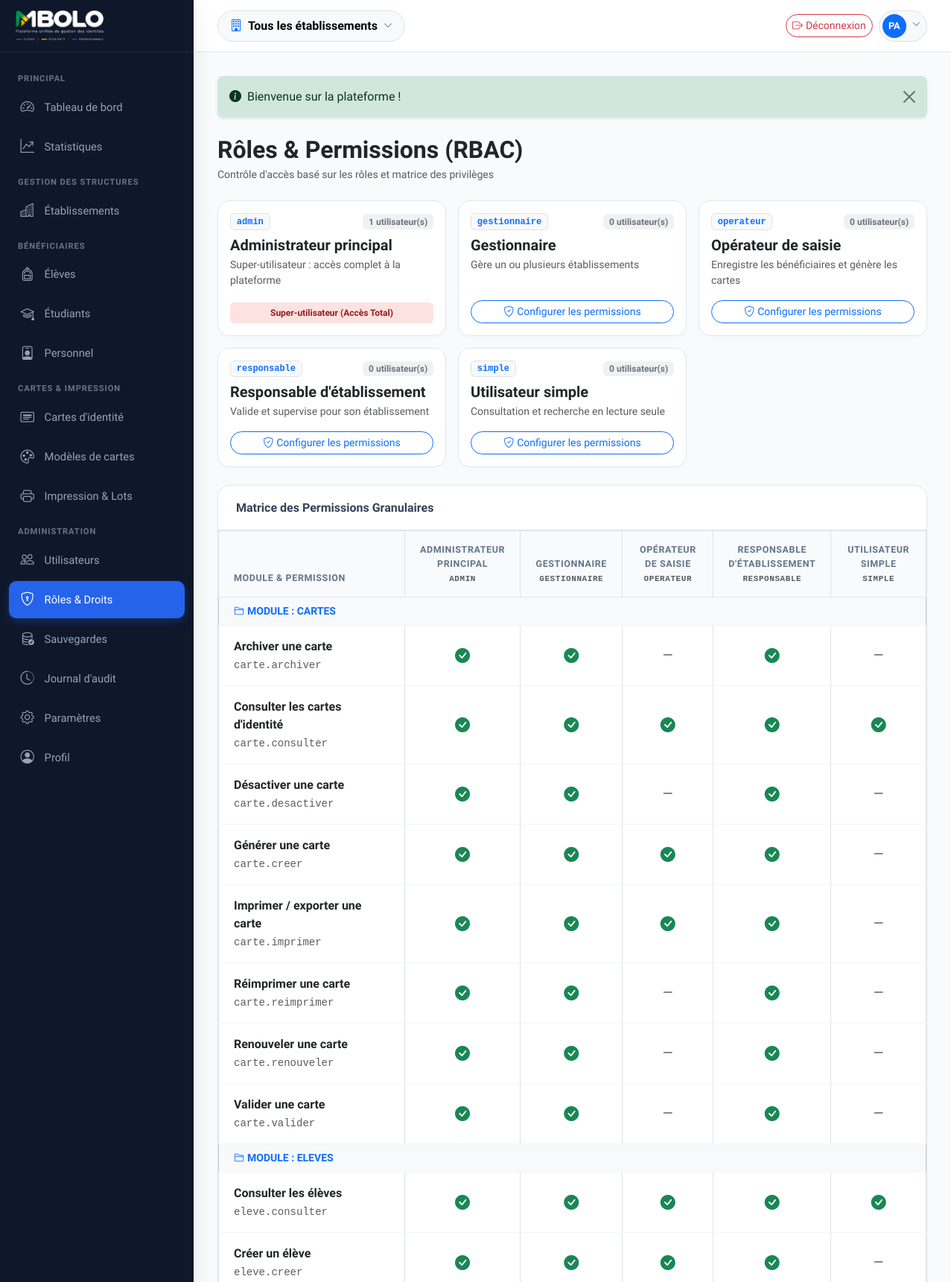
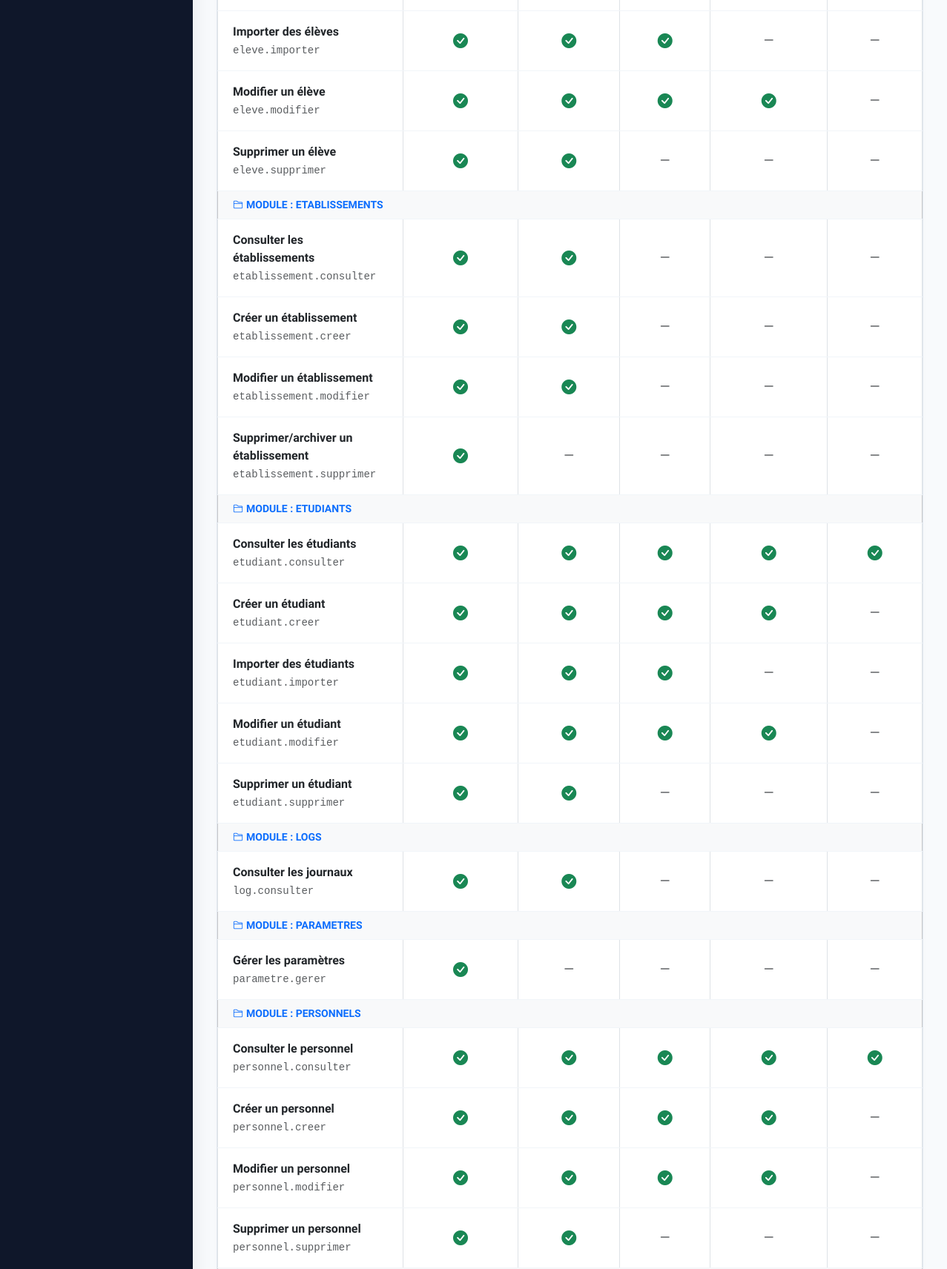
/roles (signed in, upper part), run on the app's committed database (2 pictures, top to bottom).
### tables this page shows
CREATE TABLE IF NOT EXISTS roles (
    id BIGINT UNSIGNED AUTO_INCREMENT PRIMARY KEY,
    code VARCHAR(50) NOT NULL UNIQUE,
    libelle VARCHAR(100) NOT NULL,
    description VARCHAR(255) NULL,
    created_at DATETIME NOT NULL DEFAULT CURRENT_TIMESTAMP
);

CREATE TABLE IF NOT EXISTS permissions (
    id BIGINT UNSIGNED AUTO_INCREMENT PRIMARY KEY,
    code VARCHAR(100) NOT NULL UNIQUE,
    module VARCHAR(50) NOT NULL,
    libelle VARCHAR(150) NOT NULL
);

### app/Views/roles/index.php (the view, shortened to what the rows shown need)
<div class="d-flex justify-content-between align-items-center mb-4">
    <div>
        <h2 class="fw-bold text-dark mb-1">Rôles & Permissions (RBAC)</h2>
        <p class="text-muted small mb-0">Contrôle d'accès basé sur les rôles et matrice des privilèges</p>
    </div>
</div>
<div class="row g-3 mb-4">
    <?php foreach ($roles as $r): ?>
        <div class="col-md-4">
            <div class="card-custom h-100 p-3 d-flex flex-column justify-content-between">
                <div>
                    <div class="d-flex justify-content-between align-items-center mb-2">
                        <span class="badge bg-light text-primary border font-monospace"><?= htmlspecialchars($r['code']) ?></span>
                        <span class="badge bg-secondary bg-opacity-10 text-secondary"><?= (int)$r['user_count'] ?> utilisateur(s)</span>
                    </div>
                    <h5 class="fw-bold mb-1 text-dark"><?= htmlspecialchars($r['libelle']) ?></h5>
                    <p class="text-muted small mb-3"><?= htmlspecialchars($r['description'] ?? 'Aucune description.') ?></p>
                </div>
                <div>
                    <?php if ($r['code'] !== 'admin'): ?>
                        <a href="<?= $base_path ?>/roles/<?= $r['id'] ?>/modifier" class="btn btn-outline-primary btn-sm rounded-pill w-100">
                            <i class="bi bi-shield-check me-1"></i>Configurer les permissions
                        </a>
                    <?php else: ?>
                        <span class="badge badge-subtle-danger w-100 py-2">Super-utilisateur (Accès Total)</span>
                    <?php endif; ?>
                </div>
            </div>
        </div>
    <?php endforeach; ?>
</div>
<div class="card-custom">
    <div class="card-header-custom">
        <h6 class="fw-bold mb-0">Matrice des Permissions Granulaires</h6>
    </div>
    <div class="p-0">
        <div class="table-responsive">
            <table class="table table-custom table-bordered mb-0">
                <thead>
                    <tr>
                        <th style="min-width: 250px;">Module & Permission</th>
                        <?php foreach ($roles as $r): ?>
                            <th class="text-center" style="width: 140px;">
                                <div class="fw-bold"><?= htmlspecialchars($r['libelle']) ?></div>
                                <code class="small text-muted"><?= htmlspecialchars($r['code']) ?></code>
                            </th>
                        <?php endforeach; ?>
                    </tr>
                </thead>
                <tbody>
                    <?php foreach ($groupedPermissions as $module => $perms): ?>
                        <tr class="table-light">
                            <td colspan="<?= count($roles) + 1 ?>" class="fw-bold text-uppercase small py-2 bg-light text-primary">
                                <i class="bi bi-folder2 me-1"></i>Module : <?= htmlspecialchars($module) ?>
                            </td>
                        </tr>
                        <?php foreach ($perms as $p): ?>
                            <tr>
                                <td>
                                    <div class="fw-semibold text-dark"><?= htmlspecialchars($p['libelle']) ?></div>
                                    <code class="small text-muted"><?= htmlspecialchars($p['code']) ?></code>
                                </td>
                                <?php foreach ($roles as $r): ?>
                                    <td class="text-center">
                                        <?php
                                            $hasPerm = ($r['code'] === 'admin') || in_array($p['id'], $rolePermissions[$r['id']] ?? [], true);
                                        ?>
                                        <?php if ($hasPerm): ?>
                                            <i class="bi bi-check-circle-fill text-success fs-5"></i>
                                        <?php else: ?>
                                            <i class="bi bi-dash text-muted fs-4"></i>
                                        <?php endif; ?>
                                    </td>
                                <?php endforeach; ?>
                            </tr>
                        <?php endforeach; ?>
                    <?php endforeach; ?>
                </tbody>
            </table>
        </div>
    </div>
</div>

### app/Core/Router.php (shortened to what the rows shown need)
<?php
class Router
{
    private array $routes = [];
    private Request $request;
    private Response $response;
    public function __construct(Request $request, Response $response)
    {
        $this->request = $request;
        $this->response = $response;
    }
    private function addRoute(string $method, string $path, array|callable $handler, array $middlewares): void
    {
        $normalizedPath = '/' . trim($path, '/');
        $pattern = preg_replace('/\{([a-zA-Z0-9_]+)\}/', '(?P<$1>[^/]+)', $normalizedPath);
        $pattern = '#^' . $pattern . '$#';
        $this->routes[] = [
            'method' => $method,
            'path' => $normalizedPath,
            'pattern' => $pattern,
            'handler' => $handler,
            'middlewares' => $middlewares
        ];
    }
    public function dispatch(): void
    {
        $currentPath = $this->request->getPath();
        foreach ($this->routes as $route) {
            if (preg_match($route['pattern'], $currentPath, $matches)) {
                $params = [];
                $handler = $route['handler'];
                if (is_array($handler)) {
                    [$controllerClass, $method] = $handler;
                    $controller = new $controllerClass($this->request, $this->response);
                    $controller->$method($params);
                    return;
                }
            }
        }
        $this->response->setStatusCode(404);
            ?>
            <?php
    }
}

### data on the page
roles: code "admin", user_count "1", libelle "Administrateur principal", description "Super-utilisateur : accès complet à la plateforme", shows "Super-utilisateur (Accès Total)", libelle "ADMINISTRATEUR PRINCIPAL", code "ADMIN"
roles: code "gestionnaire", user_count "0", libelle "Gestionnaire", description "Gère un ou plusieurs établissements", libelle "GESTIONNAIRE", code "GESTIONNAIRE"
roles: code "operateur", user_count "0", libelle "Opérateur de saisie", description "Enregistre les bénéficiaires et génère les cartes", libelle "OPÉRATEUR DE SAISIE", code "OPERATEUR"
roles: code "responsable", user_count "0", libelle "Responsable d'établissement", description "Valide et supervise pour son établissement", libelle "RESPONSABLE D'ÉTABLISSEMENT", code "RESPONSABLE"
roles: code "simple", user_count "0", libelle "Utilisateur simple", description "Consultation et recherche en lecture seule", libelle "UTILISATEUR SIMPLE", code "SIMPLE"
permissions: libelle "Archiver une carte", code "carte.archiver"
permissions: libelle "Consulter les cartes d'identité", code "carte.consulter"
permissions: libelle "Désactiver une carte", code "carte.desactiver"
permissions: libelle "Générer une carte", code "carte.creer"
permissions: libelle "Imprimer / exporter une carte", code "carte.imprimer"
permissions: libelle "Réimprimer une carte", code "carte.reimprimer"
permissions: libelle "Renouveler une carte", code "carte.renouveler"
permissions: libelle "Valider une carte", code "carte.valider"
permissions: libelle "Consulter les élèves", code "eleve.consulter"
permissions: libelle "Créer un élève", code "eleve.creer"
permissions: libelle "Importer des élèves", code "eleve.importer"
permissions: libelle "Modifier un élève", code "eleve.modifier"
permissions: libelle "Supprimer un élève", code "eleve.supprimer"
permissions: libelle "Consulter les établissements", code "etablissement.consulter"
permissions: libelle "Créer un établissement", code "etablissement.creer"
permissions: libelle "Modifier un établissement", code "etablissement.modifier"
permissions: libelle "Supprimer/archiver un établissement", code "etablissement.supprimer"
permissions: libelle "Consulter les étudiants", code "etudiant.consulter"
permissions: libelle "Créer un étudiant", code "etudiant.creer"
permissions: libelle "Importer des étudiants", code "etudiant.importer"
permissions: libelle "Modifier un étudiant", code "etudiant.modifier"
permissions: libelle "Supprimer un étudiant", code "etudiant.supprimer"
permissions: libelle "Consulter les journaux", code "log.consulter"
permissions: libelle "Gérer les paramètres", code "parametre.gerer"
permissions: libelle "Consulter le personnel", code "personnel.consulter"
permissions: libelle "Créer un personnel", code "personnel.creer"
permissions: libelle "Modifier un personnel", code "personnel.modifier"
permissions: libelle "Supprimer un personnel", code "personnel.supprimer"

### other printed values
$msg "Bienvenue sur la plateforme !"
$module "CARTES"
$module "ELEVES"
$module "ETABLISSEMENTS"
$module "ETUDIANTS"
$module "LOGS"
$module "PARAMETRES"
$module "PERSONNELS"
